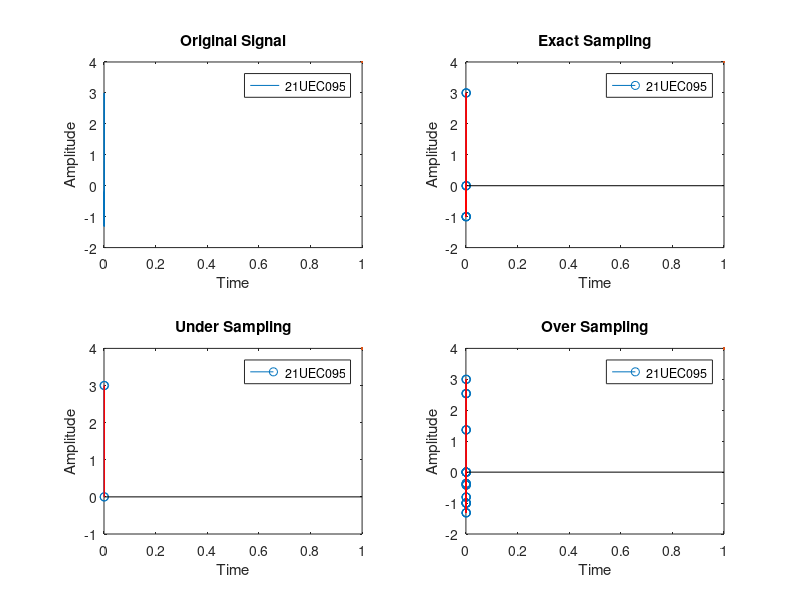

Write the MATLAB code that produced this figure.
clc;
clear all;
close all;

% Defining basic signal representation terms...
% defining sampling frequencies
f1 = 1000; 
f2 = 2000;
f3 = 3000;
% defining maximum frequencies
fm = max(f3, max(f1, f2));
% defining the time period
T = 1 / min(f3, min(f1, f2));
% defining the time range
t = 0:0.1*T:2*T;
% defining frequency range
f = 0:1/(0.1*T):1/(2*T);
% defining the composite signal (sum of cosine waves)
x = cos(2*pi*f1*t) + cos(2*pi*f2*t) + cos(2*pi*f3*t);

% Plotting the original signal
subplot(2,2,1);
plot(t, x,linewidth=4);
title('Original Signal');
xlabel('Time');
ylabel('Amplitude');
legend('21UEC095');

% Exact Sampling...
f_es = 2 * fm;
n1 = 0:1/f_es:2*T;
x1 = cos(2*pi*f1*n1) + cos(2*pi*f2*n1) + cos(2*pi*f3*n1);


% Plotting the exact sampled signal
subplot(2,2,2);
stem(n1, x1);
hold on;
plot(n1, x1, 'r',linewidth=4);
title('Exact Sampling');
xlabel('Time');
ylabel('Amplitude');
legend('21UEC095');

% Under Sampling...
f_us = 0.5 * fm;
n2 = 0:1/f_us:2*T;
x2 = cos(2*pi*f1*n2) + cos(2*pi*f2*n2) + cos(2*pi*f3*n2);

% Plotting the under-sampled signal
subplot(2,2,3);
stem(n2, x2);
hold on;
plot(n2, x2, 'r',linewidth=4);
title('Under Sampling');
xlabel('Time');
ylabel('Amplitude');
legend('21UEC095');

% Over Sampling...
f_os = 8 * fm;
n3 = 0:1/f_os:2*T;
x3 = cos(2*pi*f1*n3) + cos(2*pi*f2*n3) + cos(2*pi*f3*n3);

% Plotting the over-sampled signal
subplot(2,2,4);
stem(n3, x3);
hold on;
plot(n3, x3, 'r',linewidth=4);
title('Over Sampling');
xlabel('Time');
ylabel('Amplitude');
legend('21UEC095');